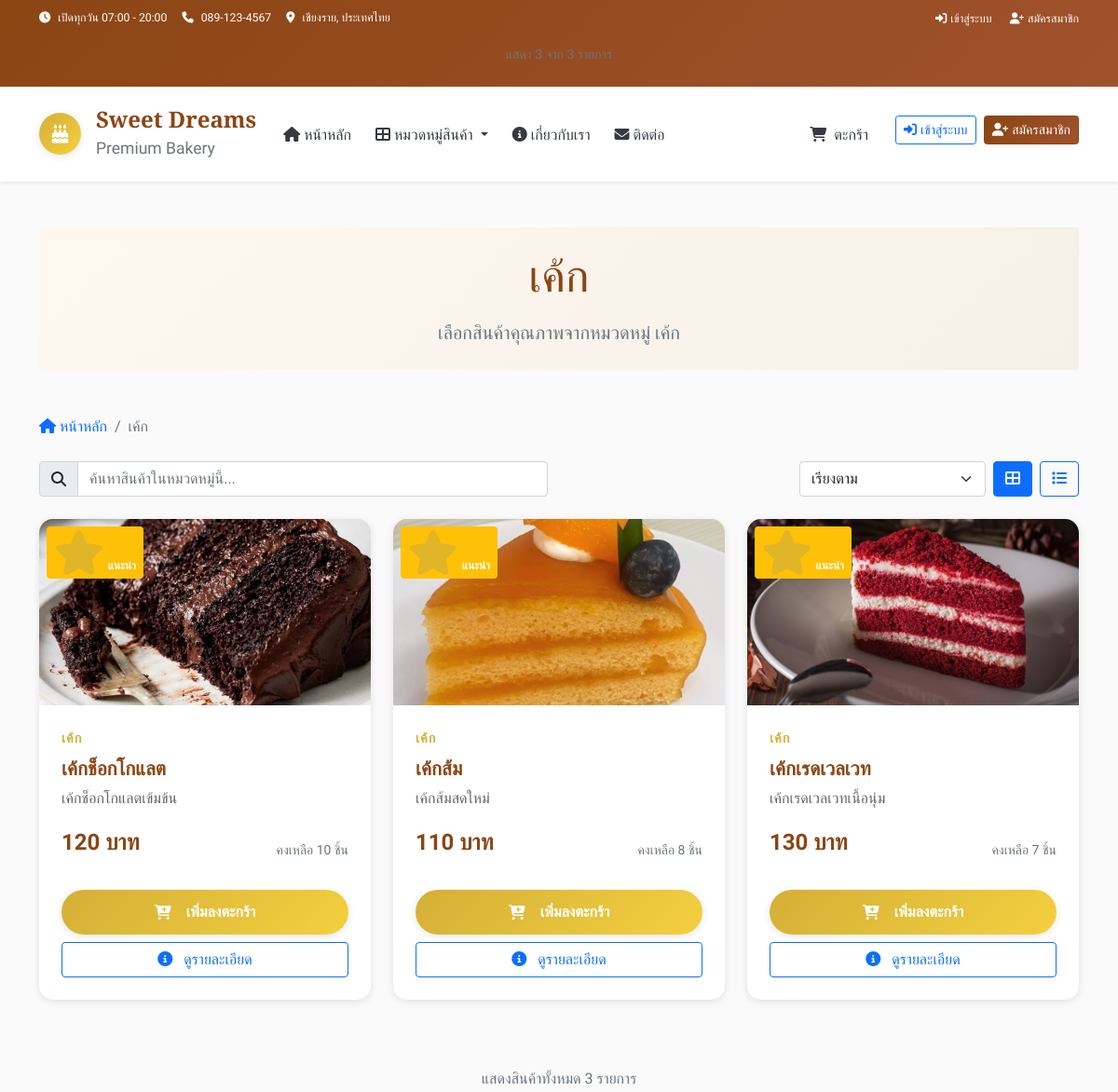
The page /category/1 (upper part) on the database as committed earlier.
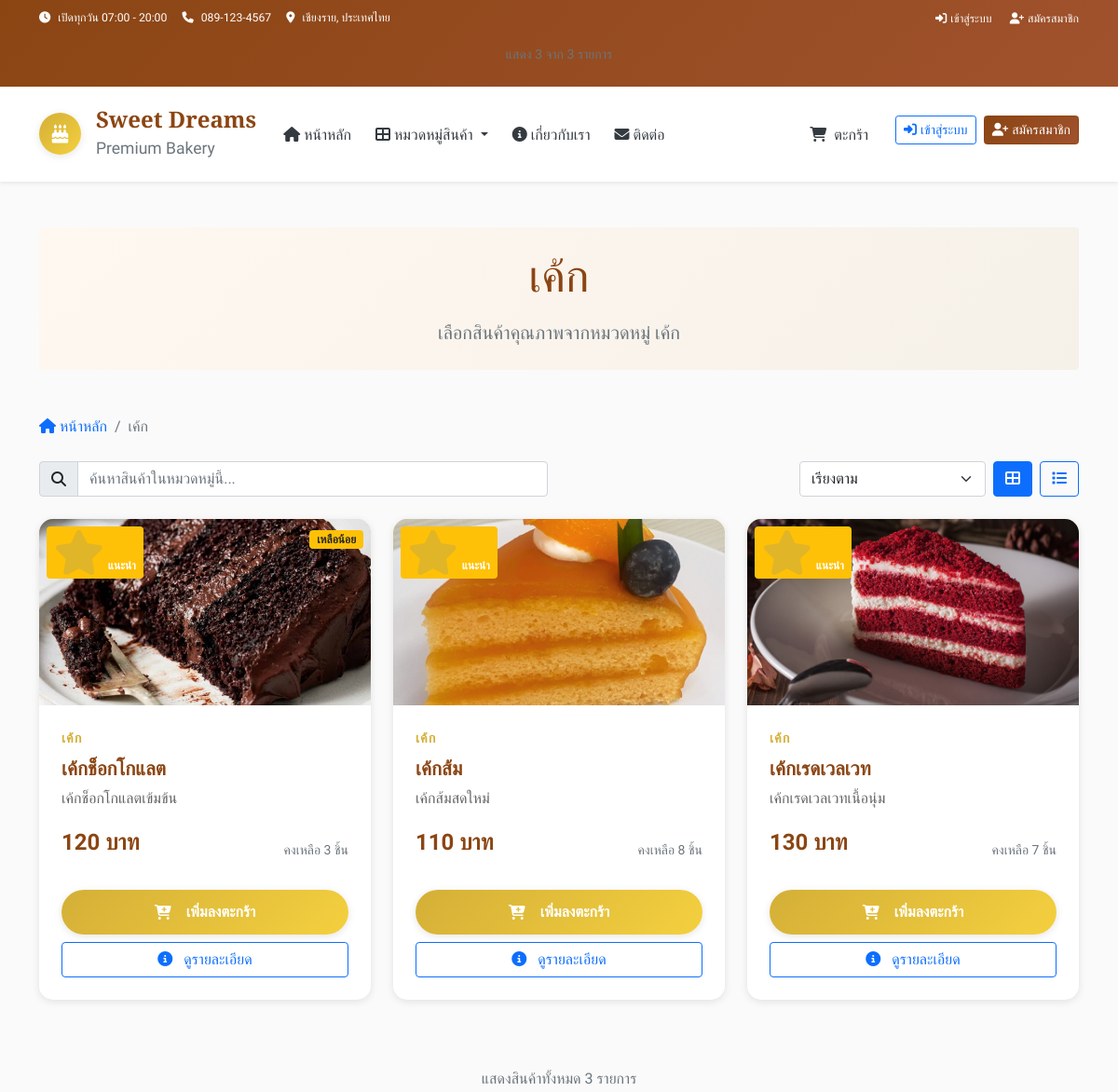
The same page on the database as committed later.
### tables this page shows
CREATE TABLE categories (
        id INTEGER PRIMARY KEY AUTOINCREMENT,
        name TEXT UNIQUE NOT NULL,
        name_en TEXT,
        icon TEXT,
        description TEXT,
        display_order INTEGER DEFAULT 0
    );

CREATE TABLE products (
        id INTEGER PRIMARY KEY AUTOINCREMENT,
        name TEXT NOT NULL,
        name_en TEXT,
        description TEXT,
        price DECIMAL(10,2) NOT NULL,
        image TEXT,
        category_id INTEGER,
        is_available BOOLEAN DEFAULT 1,
        is_featured BOOLEAN DEFAULT 0,
        stock_quantity INTEGER DEFAULT 0,
        created_at TIMESTAMP DEFAULT CURRENT_TIMESTAMP,
        FOREIGN KEY (category_id) REFERENCES categories (id)
    );

### app.py (the view)
@app.route('/category/<int:category_id>')
def category_by_id(category_id):
    categories = get_categories()
    products = get_products_by_category(category_id)
    category_name = None
    for cat in categories:
        if cat['id'] == category_id:
            category_name = cat['name']
            break
    if not category_name:
        flash('ไม่พบหมวดหมู่ที่ต้องการ')
        return redirect(url_for('index'))
    return render_template('category.html',
                         products=products,
                         category_name=category_name)

### templates/category.html (shortened to what this page needs)
{% extends "layout.html" %}
{% block content %}
<div class="container py-5">
    <div class="row mb-5">
        <div class="col-12">
            <div class="bg-gradient-light rounded p-4 text-center">
                <h1 class="display-5 mb-3">{{ category_name }}</h1>
                <p class="lead text-muted mb-0">เลือกสินค้าคุณภาพจากหมวดหมู่ {{ category_name }}</p>
            </div>
        </div>
    </div>
    <nav aria-label="breadcrumb" class="mb-4">
        <ol class="breadcrumb">
            <li class="breadcrumb-item">
                <a href="{{ url_for('index') }}" class="text-decoration-none">
                    <i class="fas fa-home me-1"></i>หน้าหลัก
                </a>
            </li>
            <li class="breadcrumb-item active">{{ category_name }}</li>
        </ol>
    </nav>
    <div class="row mb-4">
        <div class="col-lg-6">
            <div class="input-group">
                <span class="input-group-text">
                    <i class="fas fa-search"></i>
                </span>
                <input type="text" class="form-control" id="search-products"
                       placeholder="ค้นหาสินค้าในหมวดหมู่นี้...">
            </div>
        </div>
        <div class="col-lg-6 mt-3 mt-lg-0">
            <div class="d-flex gap-2 justify-content-lg-end">
                <select class="form-select" id="sort-products" style="max-width: 200px;">
                    <option value="default">เรียงตาม</option>
                </select>
                <button class="btn btn-outline-primary" id="view-grid" title="มุมมองตาราง">
                    <i class="fas fa-th-large"></i>
                </button>
                <button class="btn btn-outline-primary" id="view-list" title="มุมมองรายการ">
                    <i class="fas fa-list"></i>
                </button>
            </div>
        </div>
    </div>
    {% if products %}
        <div class="row" id="products-container">
            {% for product in products %}
            <div class="col-lg-4 col-md-6 mb-4 product-item"
                 data-name="{{ product.name }}"
                 data-price="{{ product.price }}">
                <div class="product-card h-100">
                    <div class="product-image">
                        {% if product.image %}
                            <img src="{{ url_for('static', filename='images/products/' + product.image) }}"
                                 alt="{{ product.name }}"
                                 class="img-fluid"
                                 loading="lazy">
                        {% else %}
                            <i class="fas fa-birthday-cake"></i>
                        {% endif %}
                        {% if product.is_featured %}
                        <div class="position-absolute top-0 start-0 m-2">
                            <span class="badge bg-warning">
                                <i class="fas fa-star me-1"></i>แนะนำ
                            </span>
                        </div>
                        {% endif %}
                        {% if product.stock_quantity <= 5 and product.stock_quantity > 0 %}
                        <div class="position-absolute top-0 end-0 m-2">
                            <span class="badge bg-warning text-dark">
                                เหลือน้อย
                            </span>
                        </div>
                        {% endif %}
                    </div>
                    <div class="product-body">
                        <div class="product-category">{{ category_name }}</div>
                        <h5 class="product-name">{{ product.name }}</h5>
                        {% if product.description %}
                            <p class="product-description">{{ product.description }}</p>
                        {% endif %}
                        <div class="d-flex justify-content-between align-items-center mb-3">
                            <div class="product-price">{{ "%.0f"|format(product.price) }} บาท</div>
                            {% if product.stock_quantity > 0 %}
                                <small class="text-muted">คงเหลือ {{ product.stock_quantity }} ชิ้น</small>
                            {% else %}
                                <small class="text-danger">สินค้าหมด</small>
                            {% endif %}
                        </div>
                        <div class="d-grid gap-2">
                            {% if product.stock_quantity > 0 %}
                                <button class="btn btn-custom add-to-cart"
                                        data-product-id="{{ product.id }}"
                                        data-product-name="{{ product.name }}"
                                        data-product-price="{{ product.price }}">
                                    <i class="fas fa-cart-plus me-2"></i>
                                    เพิ่มลงตะกร้า
                                </button>
                            {% else %}
                                <button class="btn btn-secondary" disabled>
                                    <i class="fas fa-times me-2"></i>
                                    สินค้าหมด
                                </button>
                            {% endif %}
                            <a href="{{ url_for('product_detail', product_id=product.id) }}"
                               class="btn btn-outline-primary">
                                <i class="fas fa-info-circle me-2"></i>
                                ดูรายละเอียด
                            </a>
                        </div>
                    </div>
                </div>
            </div>
            {% endfor %}
        </div>
        <div class="row mt-5">
            <div class="col-12 text-center">
                <p class="text-muted">แสดงสินค้าทั้งหมด {{ products|length }} รายการ</p>
            </div>
        </div>
    {% endif %}
</div>
{% endblock %}

### templates/layout.html (shortened to what this page needs)
<!DOCTYPE html>
<html lang="th" data-bs-theme="light">
<head>
    <link href="https://cdn.jsdelivr.net/npm/bootstrap@5.0.2/dist/css/bootstrap.min.css" rel="stylesheet">
    <link rel="stylesheet" href="https://cdnjs.cloudflare.com/ajax/libs/font-awesome/6.4.0/css/all.min.css">
    <link rel="stylesheet" href="{{ url_for('static', filename='css/main.css') }}">
</head>
<body>
    <header>
        <div class="top-bar bg-primary text-white py-2">
            <div class="container">
                <div class="row align-items-center">
                    <div class="col-md-8">
                        <small class="d-flex align-items-center flex-wrap gap-3">
                            <span><i class="fas fa-clock me-2"></i>เปิดทุกวัน 07:00 - 20:00</span>
                            <span><i class="fas fa-phone me-2"></i>089-123-4567</span>
                            <span><i class="fas fa-map-marker-alt me-2"></i>เชียงราย, ประเทศไทย</span>
                        </small>
                    </div>
                    <div class="col-md-4 text-end">
                        {% if session.get('user_id') %}
                            <small>
                                <i class="fas fa-user me-2"></i>
                                สวัสดี, {{ session.get('full_name') or session.get('username') }}
                            </small>
                        {% else %}
                            <small>
                                <a href="{{ url_for('login') }}" class="text-white text-decoration-none me-3">
                                    <i class="fas fa-sign-in-alt me-1"></i>เข้าสู่ระบบ
                                </a>
                                <a href="{{ url_for('register') }}" class="text-white text-decoration-none">
                                    <i class="fas fa-user-plus me-1"></i>สมัครสมาชิก
                                </a>
                            </small>
                        {% endif %}
                    </div>
                </div>
            </div>
        </div>
    </header>
    <nav class="navbar navbar-expand-lg navbar-light bg-white shadow-sm sticky-top" aria-label="Main navigation">
        <div class="container">
            <a class="navbar-brand d-flex align-items-center" href="{{ url_for('index') }}">
                <div class="logo-container me-3">
                    <div class="logo-circle">
                        <i class="fas fa-birthday-cake" aria-hidden="true"></i>
                    </div>
                </div>
                <div class="brand-info d-none d-md-block">
                    <h4 class="mb-0 brand-name">Sweet Dreams</h4>
                    <small class="text-muted">Premium Bakery</small>
                </div>
            </a>
            <div class="collapse navbar-collapse" id="navbarNav">
                <ul class="navbar-nav me-auto mb-2 mb-lg-0">
                    <li class="nav-item">
                        <a class="nav-link fw-500 {% if request.endpoint == 'index' %}active{% endif %}" href="{{ url_for('index') }}">
                            <i class="fas fa-home me-1"></i>หน้าหลัก
                        </a>
                    </li>
                    <li class="nav-item dropdown">
                        <a class="nav-link dropdown-toggle fw-500" href="#" role="button" data-bs-toggle="dropdown" aria-expanded="false">
                            <i class="fas fa-th-large me-1"></i>หมวดหมู่สินค้า
                        </a>
                    </li>
                    <li class="nav-item">
                        <a class="nav-link fw-500" href="{{ url_for('index') }}#about">
                            <i class="fas fa-info-circle me-1"></i>เกี่ยวกับเรา
                        </a>
                    </li>
                    <li class="nav-item">
                        <a class="nav-link fw-500" href="{{ url_for('index') }}#contact">
                            <i class="fas fa-envelope me-1"></i>ติดต่อ
                        </a>
                    </li>
                </ul>
                <ul class="navbar-nav ms-auto">
                    <li class="nav-item me-3">
                        <a class="nav-link position-relative fw-500 cart-link" href="{{ url_for('cart') }}">
                            <i class="fas fa-shopping-cart me-1"></i>
                            <span class="d-none d-lg-inline">ตะกร้า</span>
                        </a>
                    </li>
                    {% if session.get('user_id') %}
                        <li class="nav-item dropdown">
                            <a class="nav-link dropdown-toggle fw-500" href="#" role="button" data-bs-toggle="dropdown" aria-expanded="false">
                                <i class="fas fa-user me-1"></i>
                                <span class="d-none d-lg-inline">{{ session.get('full_name') or session.get('username') }}</span>
                            </a>
                            <ul class="dropdown-menu dropdown-menu-end shadow-sm border-0">
                                <li>
                                    <a class="dropdown-item" href="{{ url_for('profile') }}">
                                        <i class="fas fa-user me-2"></i>โปรไฟล์
                                    </a>
                                </li>
                                <li>
                                    <a class="dropdown-item" href="#">
                                        <i class="fas fa-history me-2"></i>ประวัติการสั่งซื้อ
                                    </a>
                                </li>
                                {% if session.get('role') == 'admin' %}
                                <li><hr class="dropdown-divider"></li>
                                <li>
                                    <a class="dropdown-item text-primary" href="{{ url_for('admin') }}">
                                        <i class="fas fa-cog me-2"></i>จัดการสินค้า
                                    </a>
                                </li>
                                <li>
                                    <a class="dropdown-item text-primary" href="{{ url_for('admin_orders') }}">
                                        <i class="fas fa-shopping-cart me-2"></i>จัดการคำสั่งซื้อ
                                    </a>
                                </li>
                                {% endif %}
                                <li><hr class="dropdown-divider"></li>
                                <li>
                                    <a class="dropdown-item text-danger" href="{{ url_for('logout') }}">
                                        <i class="fas fa-sign-out-alt me-2"></i>ออกจากระบบ
                                    </a>
                                </li>
                            </ul>
                        </li>
                    {% else %}
                        <li class="nav-item me-2">
                            <a class="btn btn-outline-primary btn-sm" href="{{ url_for('login') }}">
                                <i class="fas fa-sign-in-alt me-1"></i>เข้าสู่ระบบ
                            </a>
                        </li>
                        <li class="nav-item">
                            <a class="btn btn-primary btn-sm" href="{{ url_for('register') }}">
                                <i class="fas fa-user-plus me-1"></i>สมัครสมาชิก
                            </a>
                        </li>
                    {% endif %}
                </ul>
            </div>
        </div>
    </nav>
    <main>
        {% block content %}{% endblock %}
    </main>
</body>
</html>

Rows that differ between the two databases and show on the page:
changed products "เค้กช็อกโกแลต": stock_quantity "10" → "3"; now shows "เหลือน้อย"
